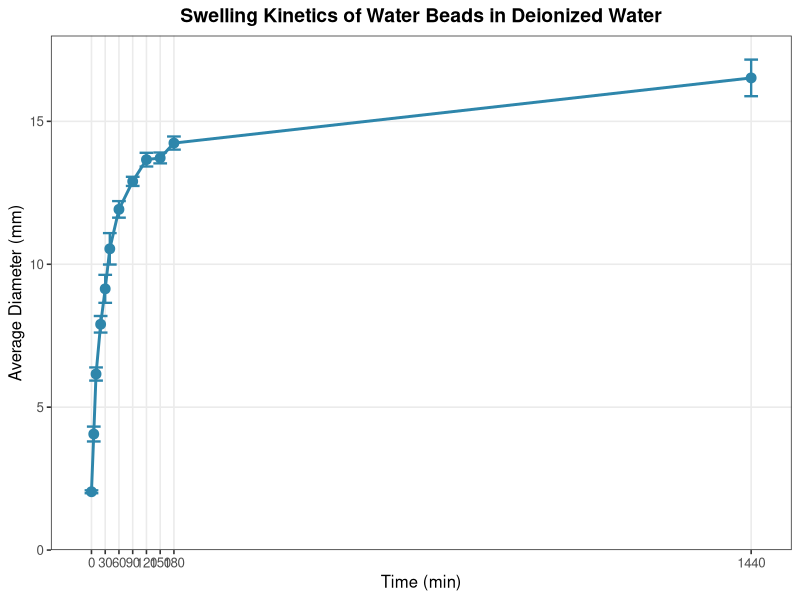
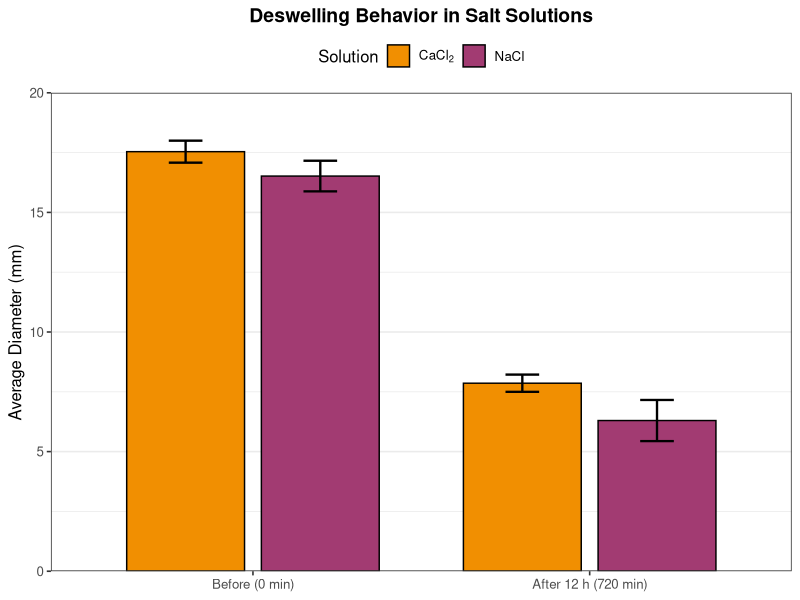
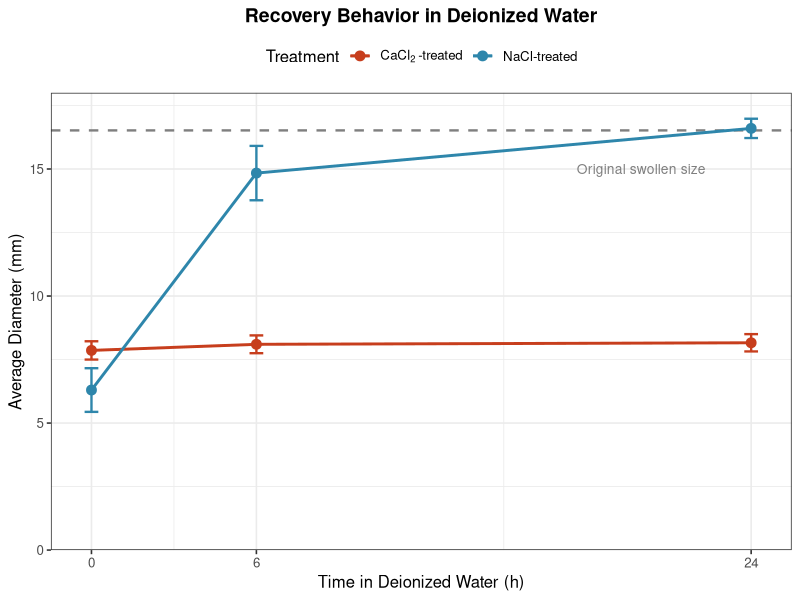
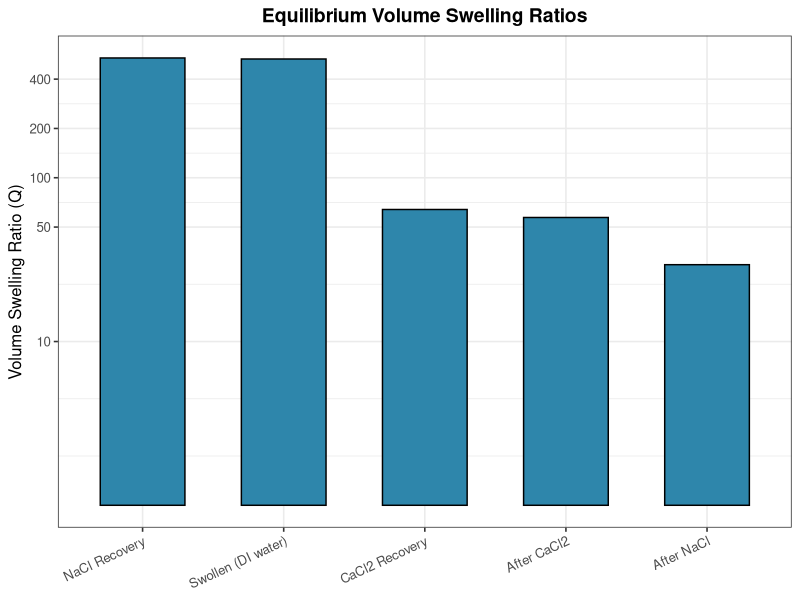
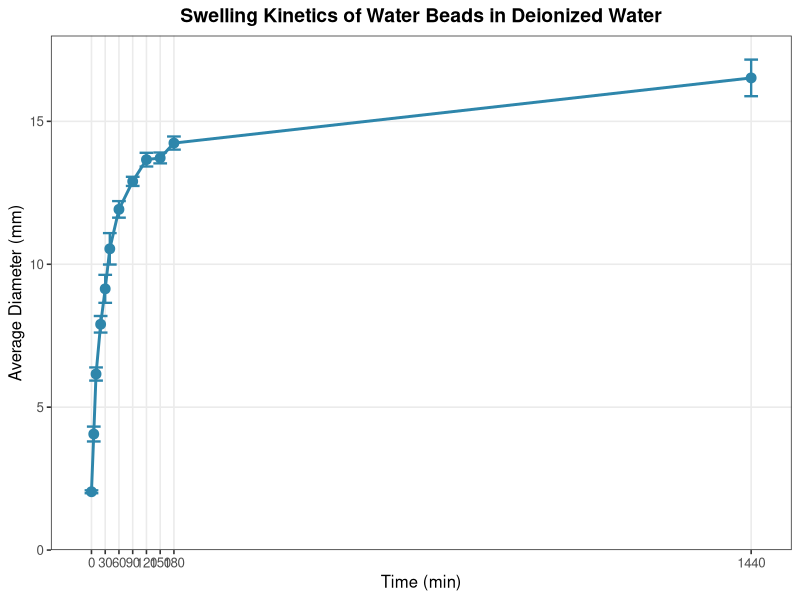
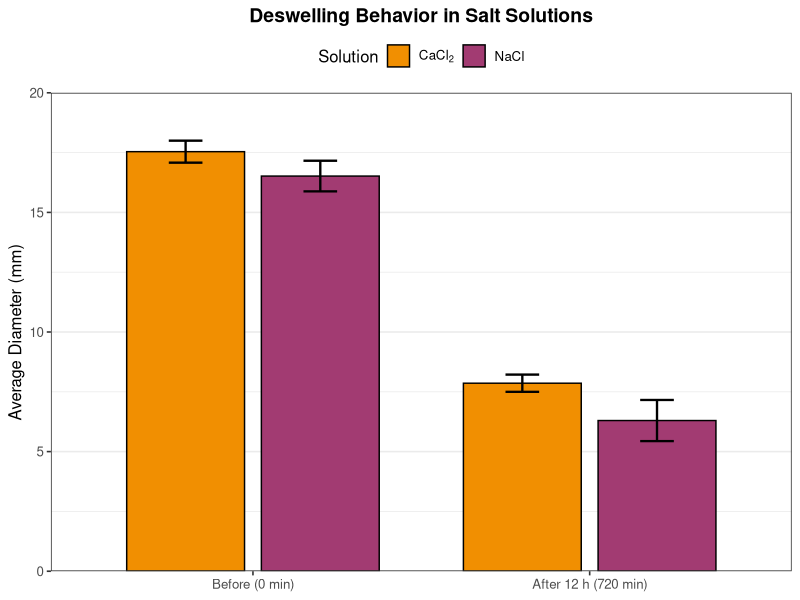
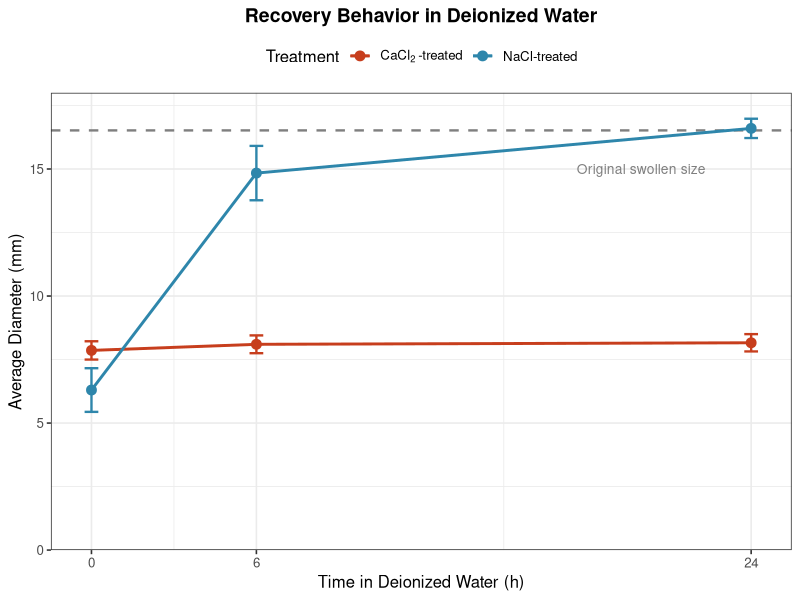
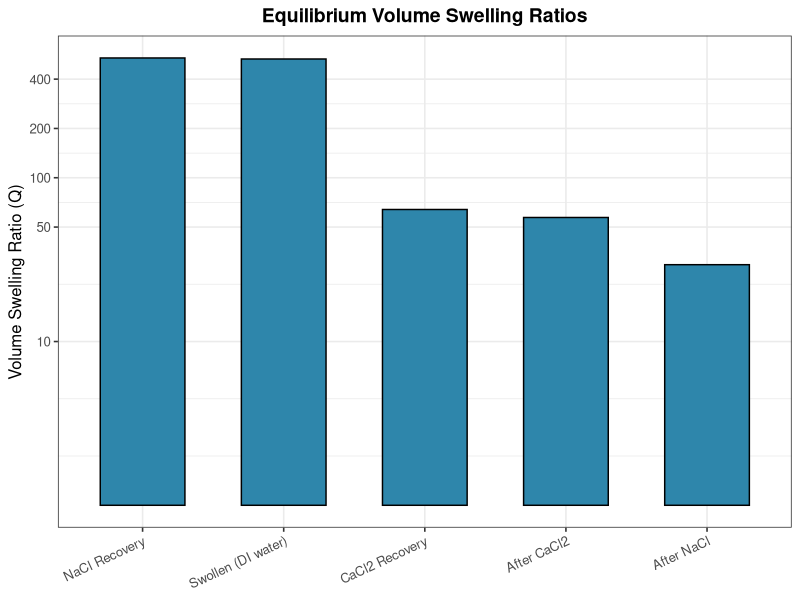

The R script that drew these images, in order:
# Hydrogel Water Beads Experiment - Visualization Code

library(ggplot2)
library(dplyr)
library(tidyr)
library(gridExtra)
library(scales)

# Set global theme
theme_set(theme_bw(base_size = 12))

# DATA INPUT

swelling_data <- data.frame(
  Time_min = c(0, 5, 10, 20, 30, 40, 60, 90, 120, 150, 180, 1440),
  Average_mm = c(2.04, 4.06, 6.16, 7.90, 9.14, 10.54, 11.92, 12.90, 13.66, 13.72, 14.24, 16.52),
  Error_mm = c(0.05, 0.26, 0.23, 0.29, 0.49, 0.55, 0.29, 0.16, 0.24, 0.19, 0.23, 0.64)
)

deswelling_data <- data.frame(
  Condition = rep(c("NaCl", "CaCl2"), each = 2),
  Time_min = rep(c(0, 720), 2),
  Average_mm = c(16.52, 6.30, 17.54, 7.86),
  Error_mm = c(0.64, 0.86, 0.46, 0.36)
)

recovery_data <- data.frame(
  Condition = rep(c("NaCl-treated", "CaCl2-treated"), each = 3),
  Time_min = rep(c(0, 360, 1440), 2),
  Average_mm = c(6.30, 14.84, 16.60, 7.86, 8.10, 8.16),
  Error_mm = c(0.86, 1.07, 0.38, 0.36, 0.35, 0.34)
)

# FIGURE: Swelling Kinetics

fig1_swelling <- ggplot(swelling_data, aes(x = Time_min, y = Average_mm)) +
  geom_line(color = "#2E86AB", linewidth = 1) +
  geom_point(color = "#2E86AB", size = 3) +
  geom_errorbar(aes(ymin = Average_mm - Error_mm, ymax = Average_mm + Error_mm),
                width = 30, color = "#2E86AB", linewidth = 0.8) +
  scale_x_continuous(
    name = "Time (min)",
    breaks = c(0, 30, 60, 90, 120, 150, 180, 1440),
    labels = c("0", "30", "60", "90", "120", "150", "180", "1440")
  ) +
  scale_y_continuous(
    name = "Average Diameter (mm)",
    limits = c(0, 18),
    expand = c(0, 0)
  ) +
  labs(title = "Swelling Kinetics of Water Beads in Deionized Water") +
  theme(
    plot.title = element_text(hjust = 0.5, face = "bold", size = 14),
    panel.grid.minor = element_blank()
  )

print(fig1_swelling)
ggsave("swelling_kinetics.png", fig1_swelling, width = 8, height = 6, dpi = 300)

# FIGURE: Deswelling Comparison

deswelling_plot <- deswelling_data %>%
  mutate(Time_label = ifelse(Time_min == 0, "Before (0 min)", "After 12 h (720 min)"),
         Time_label = factor(Time_label, levels = c("Before (0 min)", "After 12 h (720 min)")))

fig2_deswelling <- ggplot(deswelling_plot, aes(x = Time_label, y = Average_mm, fill = Condition)) +
  geom_bar(stat = "identity", position = position_dodge(width = 0.8), width = 0.7, color = "black") +
  geom_errorbar(aes(ymin = Average_mm - Error_mm, ymax = Average_mm + Error_mm),
                position = position_dodge(width = 0.8), width = 0.2, linewidth = 0.8) +
  scale_fill_manual(
    name = "Solution",
    values = c("NaCl" = "#A23B72", "CaCl2" = "#F18F01"),
    labels = c("NaCl" = "NaCl", "CaCl2" = expression(CaCl[2]))
  ) +
  scale_y_continuous(
    name = "Average Diameter (mm)",
    limits = c(0, 20),
    expand = c(0, 0)
  ) +
  labs(
    title = "Deswelling Behavior in Salt Solutions",
    x = NULL
  ) +
  theme(
    plot.title = element_text(hjust = 0.5, face = "bold", size = 14),
    legend.position = "top",
    panel.grid.major.x = element_blank()
  )

print(fig2_deswelling)
ggsave("deswelling_comparison.png", fig2_deswelling, width = 8, height = 6, dpi = 300)

# FIGURE: Recovery Behavior

# Create combined data for recovery with reference line
recovery_full <- recovery_data %>%
  mutate(Time_h = Time_min / 60)

original_size <- 16.52

fig3_recovery <- ggplot(recovery_full, aes(x = Time_h, y = Average_mm, color = Condition)) +
  geom_hline(yintercept = original_size, linetype = "dashed", color = "gray50", linewidth = 0.8) +
  annotate("text", x = 20, y = 15.0, label = "Original swollen size", color = "gray50", size = 3.5) +
  geom_line(linewidth = 1) +
  geom_point(size = 3) +
  geom_errorbar(aes(ymin = Average_mm - Error_mm, ymax = Average_mm + Error_mm),
                width = 0.5, linewidth = 0.8) +
  scale_color_manual(
    name = "Treatment",
    values = c("NaCl-treated" = "#2E86AB", "CaCl2-treated" = "#C73E1D"),
    labels = c("NaCl-treated" = "NaCl-treated", "CaCl2-treated" = expression(CaCl[2] ~ "-treated"))
  ) +
  scale_x_continuous(
    name = "Time in Deionized Water (h)",
    breaks = c(0, 6, 24),
    labels = c("0", "6", "24")
  ) +
  scale_y_continuous(
    name = "Average Diameter (mm)",
    limits = c(0, 18),
    expand = c(0, 0)
  ) +
  labs(title = "Recovery Behavior in Deionized Water") +
  theme(
    plot.title = element_text(hjust = 0.5, face = "bold", size = 14),
    legend.position = "top"
  )

print(fig3_recovery)
ggsave("recovery_behavior.png", fig3_recovery, width = 8, height = 6, dpi = 300)

# FIGURE: Volume Swelling Ratio Analysis

# Calculate volume ratios
D0 <- 2.04  # dry diameter

volume_analysis <- data.frame(
  Condition = c("Dry", "Swollen (DI water)", "After NaCl", "After CaCl2", 
                "NaCl Recovery", "CaCl2 Recovery"),
  Diameter_mm = c(2.04, 16.52, 6.30, 7.86, 16.60, 8.16),
  Volume_Ratio = c(1, (16.52/2.04)^3, (6.30/2.04)^3, (7.86/2.04)^3, 
                   (16.60/2.04)^3, (8.16/2.04)^3)
)

print("Volume Swelling Analysis:")
print(volume_analysis)

# Bar plot for volume ratios
fig4_volume <- ggplot(volume_analysis[-1, ], aes(x = reorder(Condition, -Volume_Ratio), y = Volume_Ratio)) +
  geom_bar(stat = "identity", fill = "#2E86AB", color = "black", width = 0.6) +
  scale_y_continuous(
    name = "Volume Swelling Ratio (Q)",
    trans = "log10",
    breaks = c(10, 50, 100, 200, 400),
    labels = c("10", "50", "100", "200", "400")
  ) +
  labs(
    title = "Equilibrium Volume Swelling Ratios",
    x = NULL
  ) +
  theme(
    plot.title = element_text(hjust = 0.5, face = "bold", size = 14),
    axis.text.x = element_text(angle = 25, hjust = 1)
  )

print(fig4_volume)
ggsave("volume_ratios.png", fig4_volume, width = 8, height = 6, dpi = 300)
